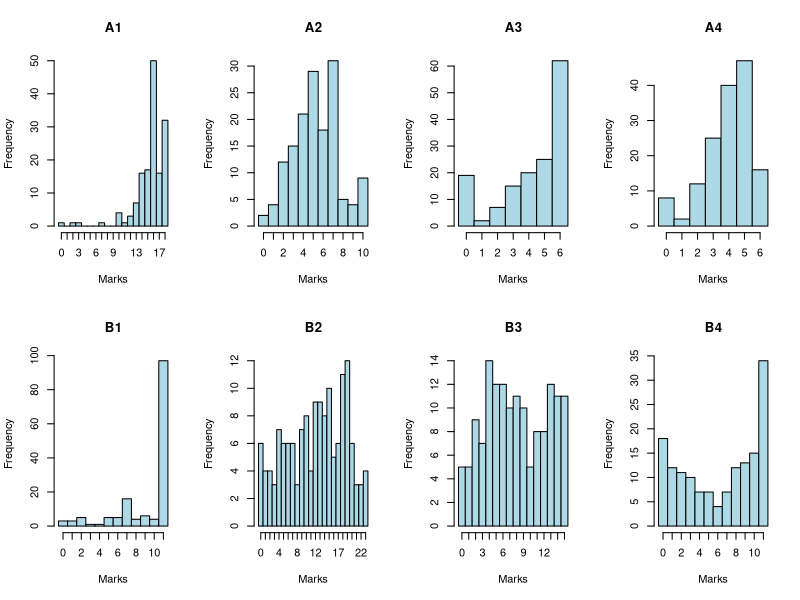
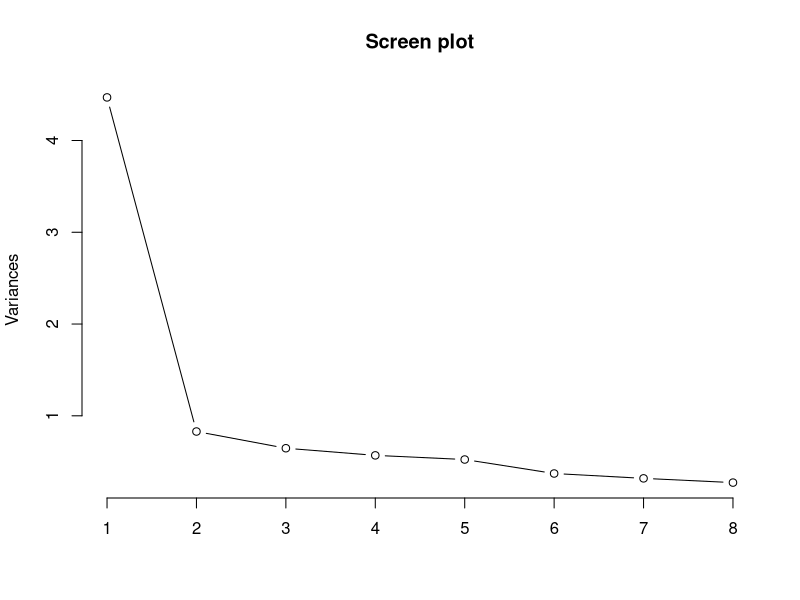
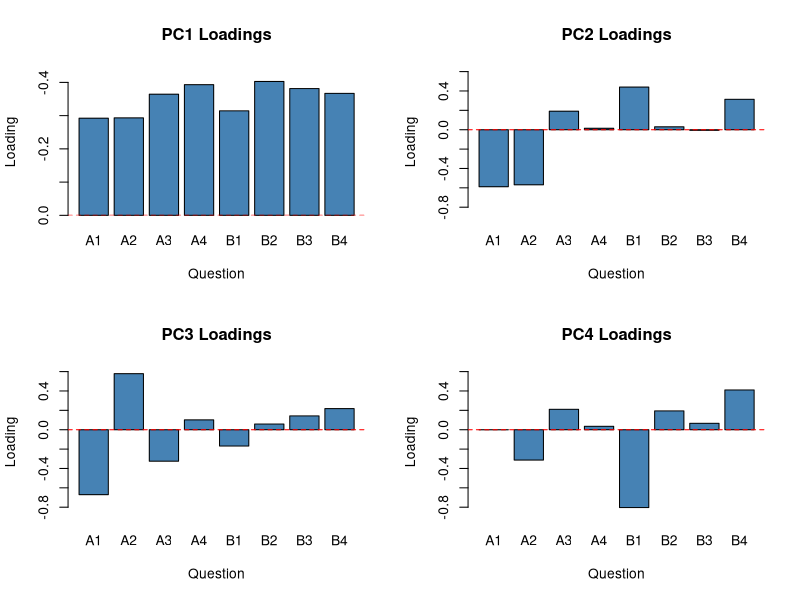
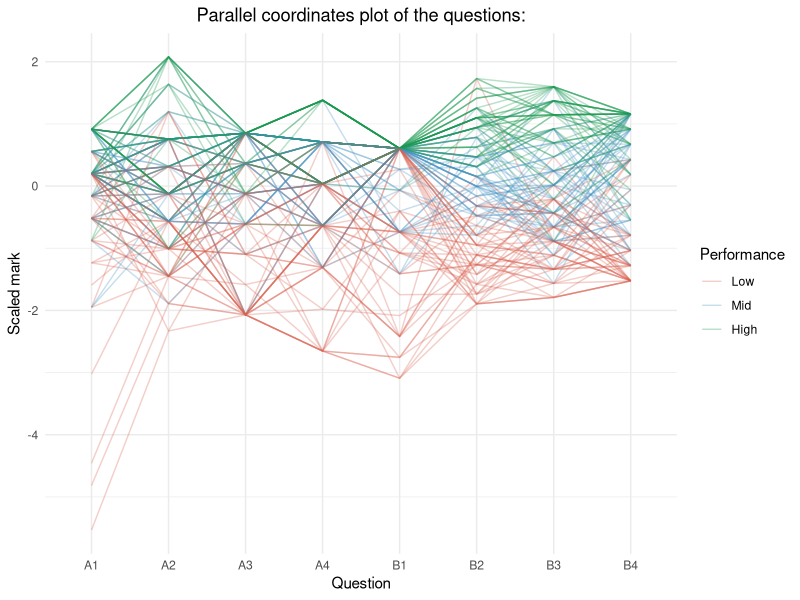
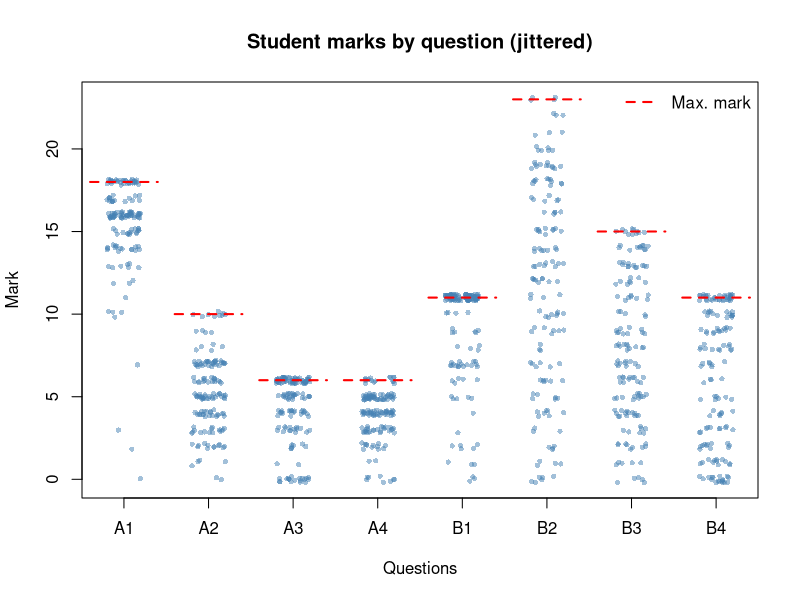
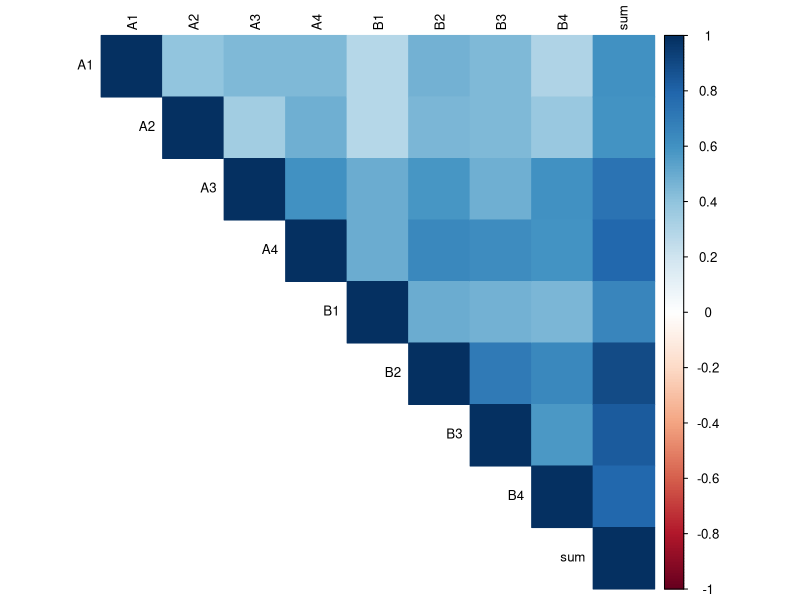
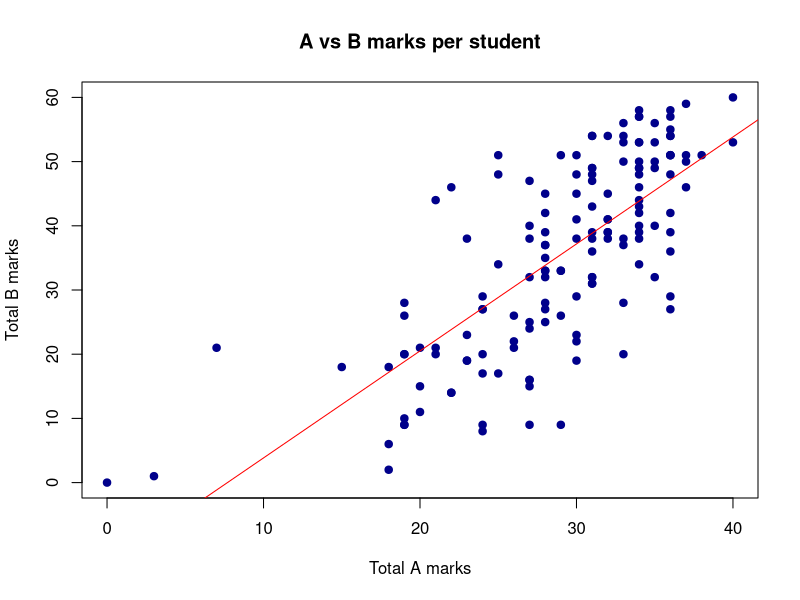

Write R code to recreate these figures, in order.
## ---- chunk 1
knitr::opts_chunk$set(echo = TRUE)
## ---- chunk 2
raw <- read.table(
    "200120178exammarks.dat",
    header    = TRUE, # first line holds column names (A1 A2 ... sum)
    row.names = 1 # first column holds row labels (student IDs / max.)
)
marks <- raw[rownames(raw) != "max.", ]
marks_q <- marks[, colnames(marks) != "sum"]
max_marks <- raw["max.", ]
## ---- chunk 3
par(mfrow = c(2, 4))
for (q in names(marks_q)) {
 qmax <- as.numeric(max_marks[[q]])
    hist(marks_q[[q]],
        breaks = seq(-0.5, qmax + 0.5, by = 1),
        main = q, xlab = "Marks", col = "lightblue", xaxt = "n"
    )
    axis(1, at = 0:qmax)
}
par(mfrow = c(1, 1))
## ---- chunk 4
pca <- prcomp(marks_q, scale. = TRUE)
summary(pca) # % variance explained
## ---- chunk 5
plot(pca, type = "l", main = "Screen plot")
## ---- chunk 6
par(mfrow = c(2, 2))
for (i in 1:4) {
    ylim_i <- if (i == 1) c(0, min(pca$rotation[, 1]) * 1.1) else range(pca$rotation[, 1:4]) * 1.1
    barplot(pca$rotation[, i],
        main      = paste0("PC", i, " Loadings"),
        ylab      = "Loading",
        xlab      = "Question",
        col       = "steelblue",
        names.arg = rownames(pca$rotation),
        ylim      = ylim_i
    )
    abline(h = 0, lty = 2, col = "red")
}
par(mfrow = c(1, 1))
## ---- chunk 7
marks_pc <- marks_q
marks_pc$total <- marks$sum
questions <- colnames(marks_q)
breaks <- quantile(marks_pc$total, probs = c(0, 1 / 3, 2 / 3, 1))
marks_pc$performance <- cut(marks_pc$total,
    breaks = breaks,
    labels = c("Low", "Mid", "High"),
    include.lowest = TRUE
)
# Parallel coordinates plot
library(GGally)
ggparcoord(marks_pc,
    columns     = seq_along(questions), # question columns only
    groupColumn = "performance",
    # scale       = "uniminmax", # scale each axis to [0, 1]
    alphaLines  = 0.3
) +
    scale_color_manual(values = c(
        "Low"  = "#d6604d",
        "Mid"  = "#4393c3",
        "High" = "#1a9850"
    )) +
    labs(title="Parallel coordinates plot of the questions:",
        x     = "Question",
        y     = "Scaled mark",
        color = "Performance"
    ) +
    theme_minimal(base_size = 11)+
  theme(plot.title = element_text(hjust = 0.5))
## ---- chunk 8
q_index <- rep(seq_along(questions), each = nrow(marks_q))
max_marks <- raw["max.", ]
mark_vec <- unlist(marks_q)

# Jitter plot — reveals distribution of discrete marks per question
plot(jitter(q_index), jitter(mark_vec),
    xlab = "Questions", ylab = "Mark",
    xaxt = "n", # suppress default x-axis
    pch = 16, cex = 0.7, # solid small dots
    col = adjustcolor("steelblue", alpha.f = 0.5),
    main = "Student marks by question (jittered)"
)

axis(1, at = seq_along(questions), labels = questions)

# Add max-mark reference lines for each question
segments(
    x0 = seq_along(questions) - 0.4,
    x1 = seq_along(questions) + 0.4,
    y0 = as.numeric(max_marks[questions]),
    col = "red", lwd = 2, lty = 2
)

legend("topright", legend = "Max. mark", col = "red", lty = 2, lwd = 2, bty = "n")
## ---- chunk 9
cor_mat <- cor(raw[-1,])
round(cor_mat, 2)
## ---- chunk 10
library(corrplot)
corrplot(cor_mat,
    method       = "color", # coloured heatmap
    type         = "upper", # only upper triangle (cleaner)
    tl.cex       = 0.8,
    tl.col = "black" # text label colour
)
## ---- chunk 11
A_mean <- apply(marks_q[, 1:4], 2, mean)
B_mean <- apply(marks_q[, 5:8], 2, mean)

## ---- chunk 12
marks_q$A_total <- rowSums(marks_q[, 1:4])
marks_q$B_total <- rowSums(marks_q[, 5:8])

plot(marks_q$A_total, marks_q$B_total,
    xlab = "Total A marks", ylab = "Total B marks",
    pch = 19, col = "darkblue",
    main = "A vs B marks per student"
)
abline(lm(B_total ~ A_total, data = marks_q), col = "red")
marks_q$A_total <- NULL
marks_q$B_total <- NULL
